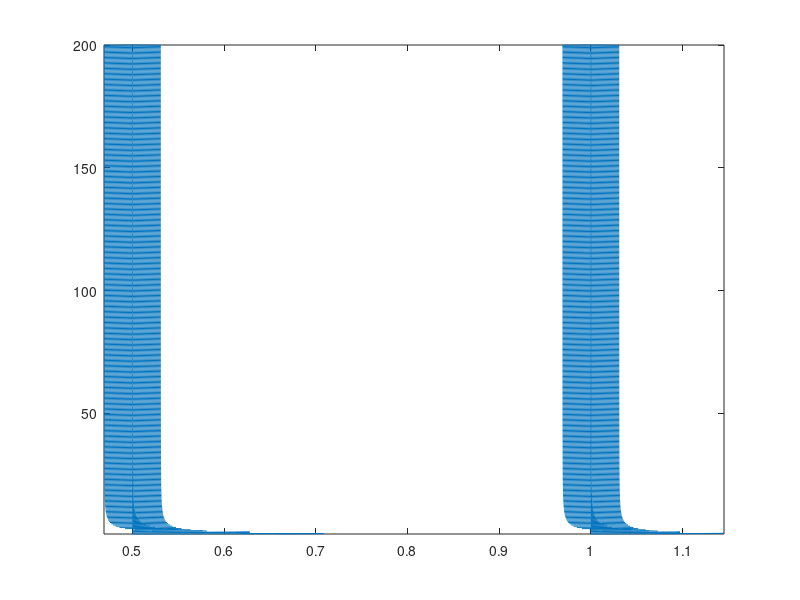

MATLAB code for this plot: (Note: this script raises an error after producing the figure.)
%April Dawn Kester
%akester
%AMS 20
%April 24, 2013
%Problem #3

[t y] = meshgrid(0.5:0.5:1,0.8:0.5:200);

dy = (y.^2)+ (t.^2);   
dt = ones(size(dy));

L = sqrt(dt.^2 + dy.^2);

quiver(t,y,dt./L,dy./L,0.5); axis tight
hold on

f=@(t,y)(y.^2)+ (t.^2);
t0=0; %CHANGES BASED ON INITIAL CONDITION
t1=1;
y0=1; %CHANGES BASED ON INITIAL CONDITION *******

h=0.001; %CHANGES STEP SIZE ********
n= (t1-t0)/h;

%[t,y] = ode45(f,[t0,t1],y0);
[t,y] = euler( f,t0,t1,y0,n );

plot(t,y); y(t==.976) %FIND APPROX VALUE AT y(t)*******
grid on

hold on

xlabel('T','fontsize',14)
ylabel('Y','fontsize',14)
title('PROBLEM #3','fontsize',14)